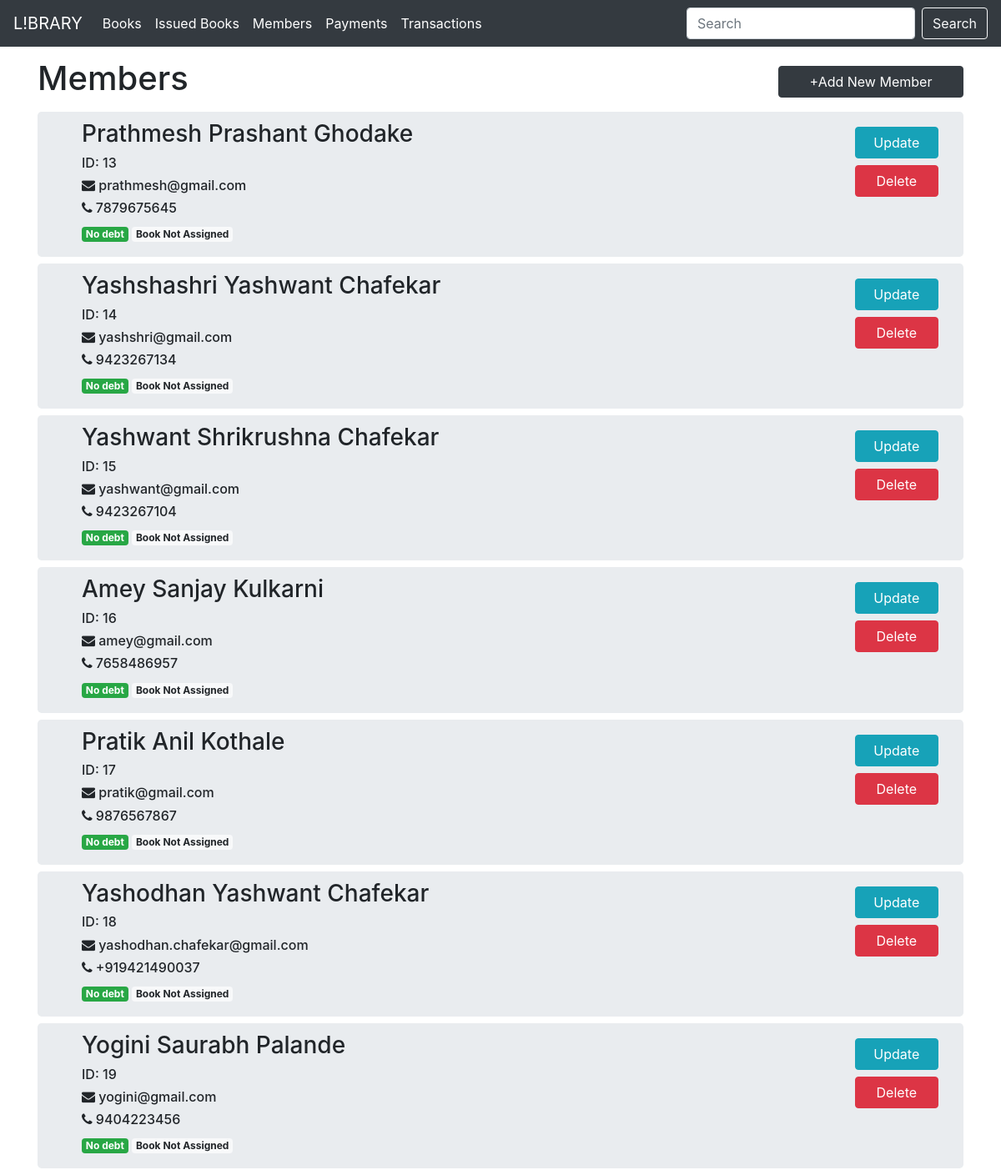
The app's page /member_list, older data.
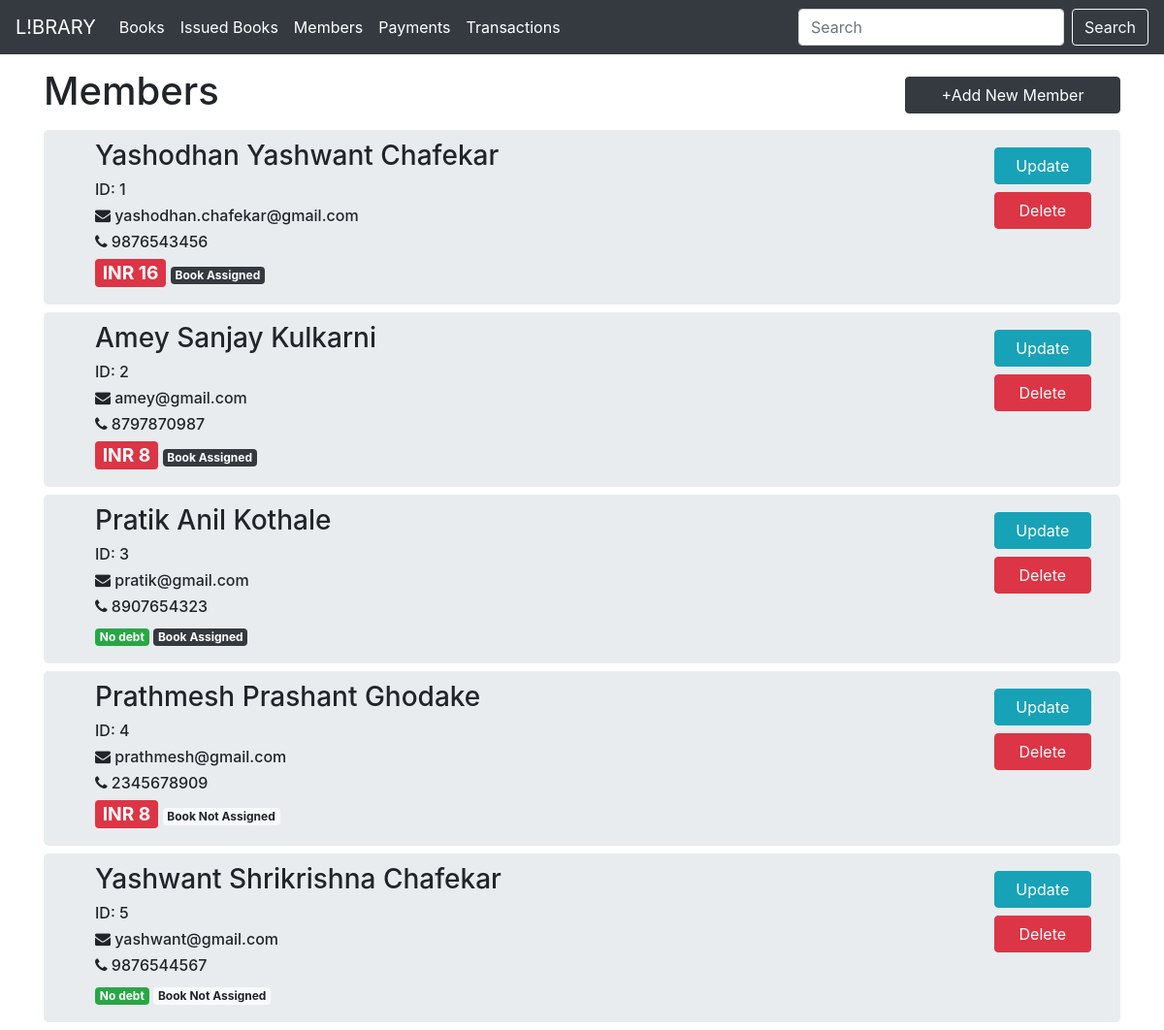
The same page, newer data.
### Library/models.py (models this page shows)
class Member(db.Model):
    id = db.Column(db.Integer, primary_key=True)
    fullname = db.Column(db.String(100))
    email = db.Column(db.String(100))
    phone = db.Column(db.String(13))
    debt = db.Column(db.Integer)
    has_book = db.Column(db.Boolean, default=False )

### Library/members.py (the view, shortened to what this page needs)
@members.route('/member_list', methods=['GET', 'POST'])
def member_list( ):
    data = Member.query.all()
    return render_template('member_list.html', data=data)

### Library/templates/member_list.html (shortened to what this page needs)
{% extends 'base.html' %}
{% block search %}
<form action="/member_list" method="post" class="form-inline my-2 my-lg-0">
    <input class="form-control mr-sm-2" name="search_input" type="search" placeholder="Search" aria-label="Search">
    <input class="btn btn-outline-light my-2 my-sm-0" type="submit" value="Search">
  </form>
{% endblock %}
{% block body %}
<div style="text-align:center; display: flex; flex-direction: row; align-items:center">
    <div style="flex:16; text-align:left ">
        <h1>Members</h1>
    </div>
    <div style="flex:4">
        <a href="/member_form" class="btn btn-dark my-1" style="width:100%; align-items:baseline">+Add New Member</a>
    </div>
</div>
    {% for member in data %}
    <div class ="container jumbotron my-2 " style="display:flex; flex-direction:row; justify-content:space-between;padding: 10px 30px 10px 30px;">
        <div class="container mx-2" style="flex:9;">
            <h3>{{member.fullname}}</h3>
            <h6>ID: {{member.id}}</h6>
            <h6><i class="fa fa-envelope"></i> {{member.email}}</h6>
            <h6><i class="fa fa-phone"></i> {{member.phone}}</h6>
            {% if member.debt %}
            <h1 class="badge bg-danger" style="color:white; font-size: larger;">INR {{member.debt}}</h1>
            {% else %}
            <h6 class="badge bg-success" style="color:white;">No debt</h6>
            {% endif %}
            {% if member.has_book %}
            <h6 class="badge bg-dark" style="color:white;">Book Assigned</h6>
            {% else %}
            <h6 class="badge bg-light">Book Not Assigned</h6>
            {% endif %}
        </div>
        <div style="flex:1; text-align: center;" >
            <form action="/update_member/{{member.id}}">
                <div class="my-2">
                    <input type="submit" class="btn btn-info" style="width:100%;" value="Update">
                </div>
            </form>
            <form action="/confirm_delete/{{member.id}}" method="post">
                <div class="my-2">
                    <input type="submit" class="btn btn-danger" style="width:100%;" value="Delete">
                </div>
            </form>
        </div>
    </div>
    {% endfor %}
{% endblock %}

### Library/templates/base.html (shortened to what this page needs)
<!DOCTYPE html>
<html>
    <head>
      <link rel="stylesheet" href="https://cdnjs.cloudflare.com/ajax/libs/font-awesome/4.7.0/css/font-awesome.min.css">
        <link rel="stylesheet" href="https://cdn.jsdelivr.net/npm/bootstrap@4.4.1/dist/css/bootstrap.min.css">
    </head>
    <body>
        <nav class="navbar fixed-top navbar-expand-lg navbar-dark bg-dark ">
            <a class="navbar-brand" href="/">L!BRARY</a>
            <div class="collapse navbar-collapse" id="navbarSupportedContent">
              <ul class="navbar-nav mr-auto">
                <li class="nav-item active">
                  <a class="nav-link" href="/">Books</a>
                </li>
                <li class="nav-item active">
                    <a class="nav-link" href="/issued_book">Issued Books</a>
                </li>
                <li class="nav-item active">
                  <a class="nav-link" href="/member_list">Members</a>
                </li>
                <li class="nav-item active">
                    <a class="nav-link" href="/payments">Payments</a>
                </li>
                <li class="nav-item active">
                  <a class="nav-link" href="/trasaction">Transactions</a>
              </li>
              </ul>
              {% block search %}{% endblock %}
            </div>
          </nav>
          <div class="container" style="margin-top:70px;">
            {% block body %}
            {% endblock %}
          </div>
    </body>
</html>

Row changes from the older to the newer data that the page shows:
removed Member: fullname "Prathmesh Prashant Ghodake", id "13", email "prathmesh@gmail.com", phone "7879675645", shows "No debt", has_book "Book Not Assigned"
removed Member: fullname "Yashshashri Yashwant Chafekar", id "14", email "yashshri@gmail.com", phone "9423267134", shows "No debt", has_book "Book Not Assigned"
removed Member: fullname "Yashwant Shrikrushna Chafekar", id "15", email "yashwant@gmail.com", phone "9423267104", shows "No debt", has_book "Book Not Assigned"
removed Member: fullname "Amey Sanjay Kulkarni", id "16", email "amey@gmail.com", phone "7658486957", shows "No debt", has_book "Book Not Assigned"
removed Member: fullname "Pratik Anil Kothale", id "17", email "pratik@gmail.com", phone "9876567867", shows "No debt", has_book "Book Not Assigned"
removed Member: fullname "Yashodhan Yashwant Chafekar", id "18", email "yashodhan.chafekar@gmail.com", phone "+919421490037", shows "No debt", has_book "Book Not Assigned"
removed Member: fullname "Yogini Saurabh Palande", id "19", email "yogini@gmail.com", phone "9404223456", shows "No debt", has_book "Book Not Assigned"
added Member: fullname "Yashodhan Yashwant Chafekar", id "1", email "yashodhan.chafekar@gmail.com", phone "9876543456", debt "16", has_book "Book Assigned"
added Member: fullname "Amey Sanjay Kulkarni", id "2", email "amey@gmail.com", phone "8797870987", debt "8", has_book "Book Assigned"
added Member: fullname "Pratik Anil Kothale", id "3", email "pratik@gmail.com", phone "8907654323", shows "No debt", has_book "Book Assigned"
added Member: fullname "Prathmesh Prashant Ghodake", id "4", email "prathmesh@gmail.com", phone "2345678909", debt "8", has_book "Book Not Assigned"
added Member: fullname "Yashwant Shrikrishna Chafekar", id "5", email "yashwant@gmail.com", phone "9876544567", shows "No debt", has_book "Book Not Assigned"
